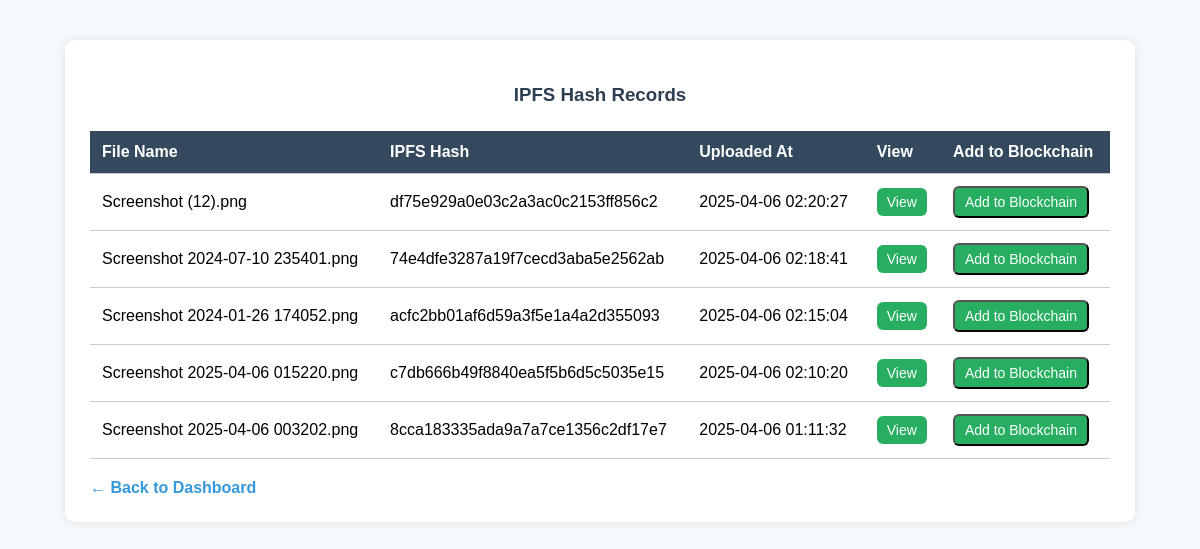
The app's page /ipfs_upload.php (signed in) with its own data.
### tables this page shows
CREATE TABLE `ipfs_storage` (
  `id` int(11) NOT NULL,
  `ipfs_id` int(11) NOT NULL,
  `file_id` int(11) DEFAULT NULL,
  `ipfs_hash` varchar(255) DEFAULT NULL,
  `uploaded_at` timestamp NOT NULL DEFAULT current_timestamp(),
  `created_at` datetime DEFAULT current_timestamp()
);

CREATE TABLE `uploaded_files` (
  `file_id` int(11) NOT NULL,
  `expert_id` int(11) DEFAULT NULL,
  `file_name` varchar(255) DEFAULT NULL,
  `file_path` varchar(255) DEFAULT NULL,
  `upload_date` timestamp NOT NULL DEFAULT current_timestamp()
);

### ipfs_upload.php (the view, shortened to what this page needs)
<?php
include 'db.php';
$expert_id = $_SESSION['expert_id'];
$stmt = $conn->prepare("
    SELECT f.file_name, f.file_path, s.ipfs_hash, s.created_at, s.id AS storage_id
    FROM uploaded_files f
    JOIN ipfs_storage s ON f.file_id = s.file_id
    WHERE f.expert_id = ?
    ORDER BY s.created_at DESC
");
$stmt->bind_param("i", $expert_id);
$stmt->execute();
$result = $stmt->get_result();
?>
<!DOCTYPE html>
<html>
<head>
</head>
<body>
    <div class="container">
        <h3>IPFS Hash Records</h3>
        <table>
            <tr>
                <th>File Name</th>
                <th>IPFS Hash</th>
                <th>Uploaded At</th>
                <th>View</th>
                <th>Add to Blockchain</th>
            </tr>
            <?php if ($result->num_rows > 0): ?>
                <?php while ($row = $result->fetch_assoc()): ?>
                    <tr>
                        <td><?= htmlspecialchars($row['file_name']) ?></td>
                        <td><?= htmlspecialchars($row['ipfs_hash']) ?></td>
                        <td><?= $row['created_at'] ?></td>
                        <td><a class="btn" href="https://ipfs.io/ipfs/<?= $row['ipfs_hash'] ?>" target="_blank">View</a></td>
                        <td>
                            <form action="add_to_blockchain.php" method="POST">
                                <button class="btn" type="submit">Add to Blockchain</button>
                            </form>
                        </td>
                    </tr>
                <?php endwhile; ?>
            <?php else: ?>
                <tr><td colspan="5" style="text-align: center;">No IPFS records found.</td></tr>
            <?php endif; ?>
        </table>
        <a class="back" href="home.php">← Back to Dashboard</a>
    </div>
</body>
</html>

### ipfs_upload.php (style rules this page uses)
body { font-family: Arial, sans-serif; background-color: #f7fafc; margin: 0; padding: 0; }
.container { width: 85%; margin: 40px auto; background: #ffffff; padding: 25px; border-radius: 10px; box-shadow: 0px 0px 12px rgba(0,0,0,0.1); }
h3 { text-align: center; color: #2c3e50; margin-bottom: 25px; }
table { width: 100%; border-collapse: collapse; }
th, td { padding: 12px; border-bottom: 1px solid #ccc; text-align: left; }
th { background-color: #34495e; color: white; }
.btn { padding: 6px 10px; background-color: #27ae60; color: white; text-decoration: none; border-radius: 6px; font-size: 14px; }
a.back { display: inline-block; margin-top: 20px; text-decoration: none; color: #3498db; font-weight: bold; }

### records on screen
ipfs_storage: file.file_name "Screenshot (12).png", ipfs_hash "df75e929a0e03c2a3ac0c2153ff856c2", created_at "2025-04-06 02:20:27"
ipfs_storage: file.file_name "Screenshot 2024-07-10 235401.png", ipfs_hash "74e4dfe3287a19f7cecd3aba5e2562ab", created_at "2025-04-06 02:18:41"
ipfs_storage: file.file_name "Screenshot 2024-01-26 174052.png", ipfs_hash "acfc2bb01af6d59a3f5e1a4a2d355093", created_at "2025-04-06 02:15:04"
ipfs_storage: file.file_name "Screenshot 2025-04-06 015220.png", ipfs_hash "c7db666b49f8840ea5f5b6d5c5035e15", created_at "2025-04-06 02:10:20"
ipfs_storage: file.file_name "Screenshot 2025-04-06 003202.png", ipfs_hash "8cca183335ada9a7a7ce1356c2df17e7", created_at "2025-04-06 01:11:32"
